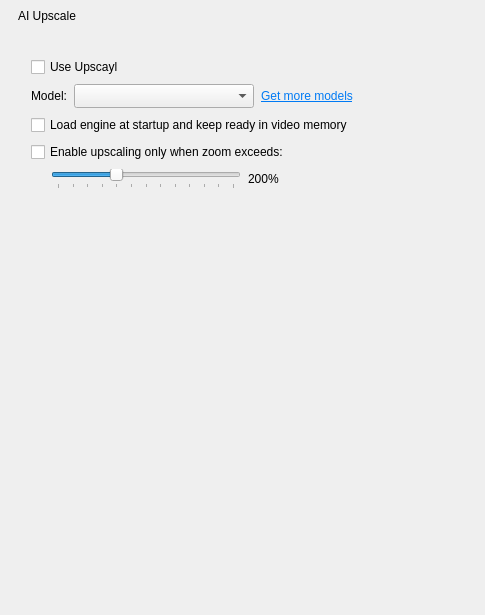
             <widget class="QWidget" name="scrollAreaWidgetContents_aiUpscale">
              <property name="geometry">
               <rect>
                <x>0</x>
                <y>0</y>
                <width>485</width>
                <height>615</height>
               </rect>
              </property>
              <layout class="QVBoxLayout" name="verticalLayout_aiUpscaleContents">
               <property name="spacing">
                <number>9</number>
               </property>
               <property name="leftMargin">
                <number>18</number>
               </property>
               <property name="topMargin">
                <number>9</number>
               </property>
               <property name="rightMargin">
                <number>18</number>
               </property>
               <property name="bottomMargin">
                <number>9</number>
               </property>
               <item>
                <widget class="QLabel" name="label_aiUpscaleHeader">
                 <property name="accessibleName">
                  <string notr="true">SHeaderText</string>
                 </property>
                 <property name="text">
                  <string>AI Upscale</string>
                 </property>
                </widget>
               </item>
               <item>
                <widget class="QWidget" name="widget_aiUpscaleHeaderLine" native="true">
                 <property name="accessibleName">
                  <string notr="true">SHeaderLine</string>
                 </property>
                </widget>
               </item>
               <item>
                <spacer name="verticalSpacer_aiUpscaleTop">
                 <property name="orientation">
                  <enum>Qt::Vertical</enum>
                 </property>
                 <property name="sizeType">
                  <enum>QSizePolicy::Fixed</enum>
                 </property>
                 <property name="sizeHint" stdset="0">
                  <size>
                   <width>20</width>
                   <height>6</height>
                  </size>
                 </property>
                </spacer>
               </item>
               <item>
                <widget class="QWidget" name="aiUpscaleGroup" native="true">
                 <property name="accessibleName">
                  <string notr="true">SGroup</string>
                 </property>
                 <layout class="QVBoxLayout" name="verticalLayout_aiUpscaleGroup">
                  <property name="spacing">
                   <number>7</number>
                  </property>
                  <property name="leftMargin">
                   <number>13</number>
                  </property>
                  <property name="topMargin">
                   <number>10</number>
                  </property>
                  <property name="rightMargin">
                   <number>13</number>
                  </property>
                  <property name="bottomMargin">
                   <number>10</number>
                  </property>
                  <item>
                   <widget class="QCheckBox" name="useUpscaylCheckBox">
                    <property name="sizePolicy">
                     <sizepolicy hsizetype="MinimumExpanding" vsizetype="Minimum">
                      <horstretch>0</horstretch>
                      <verstretch>0</verstretch>
                     </sizepolicy>
                    </property>
                    <property name="text">
                     <string>Use Upscayl</string>
                     </property>
                    </widget>
                   </item>
                   <item>
                    <layout class="QHBoxLayout" name="horizontalLayout_upscaylModel">
                     <property name="leftMargin">
                      <number>0</number>
                     </property>
                     <property name="topMargin">
                      <number>0</number>
                     </property>
                     <property name="rightMargin">
                      <number>0</number>
                     </property>
                     <property name="bottomMargin">
                      <number>0</number>
                     </property>
                     <item>
                      <widget class="QLabel" name="label_upscaylModel">
                       <property name="text">
                        <string>Model:</string>
                       </property>
                      </widget>
                     </item>
                     <item>
                      <widget class="QComboBox" name="upscaylModelComboBox">
                       <property name="sizePolicy">
                        <sizepolicy hsizetype="Fixed" vsizetype="Fixed">
                         <horstretch>0</horstretch>
                         <verstretch>0</verstretch>
                        </sizepolicy>
                       </property>
                       <property name="minimumSize">
                        <size>
                         <width>180</width>
                         <height>24</height>
                        </size>
                       </property>
                      </widget>
                     </item>
                     <item>
                      <widget class="QLabel" name="label_upscaylGetModels">
                       <property name="text">
                        <string>&lt;a href=&quot;https://github.com/upscayl/custom-models/tree/main/models&quot;&gt;&lt;span style=&quot;text-decoration: underline; color:#007af4;&quot;&gt;Get more models&lt;/span&gt;&lt;/a&gt;</string>
                       </property>
                       <property name="openExternalLinks">
                        <bool>true</bool>
                       </property>
                      </widget>
                     </item>
                     <item>
                      <spacer name="horizontalSpacer_upscaylModel">
                       <property name="orientation">
                        <enum>Qt::Horizontal</enum>
                       </property>
                       <property name="sizeHint" stdset="0">
                        <size>
                         <width>40</width>
                         <height>20</height>
                        </size>
                       </property>
                      </spacer>
                     </item>
                    </layout>
                   </item>
                   
                   <item>
                    <widget class="QCheckBox" name="preloadUpscaylCheckBox">
                      <property name="sizePolicy">
                       <sizepolicy hsizetype="MinimumExpanding" vsizetype="Minimum">
                        <horstretch>0</horstretch>
                        <verstretch>0</verstretch>
                       </sizepolicy>
                      </property>
                      <property name="text">
                       <string>Load engine at startup and keep ready in video memory</string>
                      </property>
                     </widget>
                    </item>
                    <item>
                     <widget class="QCheckBox" name="upscaylLimitCheckBox">
                      <property name="sizePolicy">
                       <sizepolicy hsizetype="MinimumExpanding" vsizetype="Minimum">
                        <horstretch>0</horstretch>
                        <verstretch>0</verstretch>
                       </sizepolicy>
                      </property>
                      <property name="text">
                       <string>Enable upscaling only when zoom exceeds:</string>
                      </property>
                     </widget>
                    </item>
                    <item>
                     <layout class="QHBoxLayout" name="horizontalLayout_upscaylLimit">
                      <property name="leftMargin">
                       <number>0</number>
                      </property>
                      <property name="topMargin">
                       <number>0</number>
                      </property>
                      <property name="rightMargin">
                       <number>0</number>
                      </property>
                      <property name="bottomMargin">
                       <number>0</number>
                      </property>
                      <item>
                       <spacer name="horizontalSpacer_upscaylLimitIndent">
                        <property name="orientation">
                         <enum>Qt::Horizontal</enum>
                        </property>
                        <property name="sizeType">
                         <enum>QSizePolicy::Fixed</enum>
                        </property>
                        <property name="sizeHint" stdset="0">
                         <size>
                          <width>20</width>
                          <height>20</height>
                         </size>
                        </property>
                       </spacer>
                      </item>
                      <item>
                       <widget class="QSlider" name="upscaylLimitSlider">
                        <property name="sizePolicy">
                         <sizepolicy hsizetype="Preferred" vsizetype="Preferred">
                          <horstretch>0</horstretch>
                          <verstretch>0</verstretch>
                         </sizepolicy>
                        </property>
                        <property name="minimumSize">
                         <size>
                          <width>190</width>
                          <height>10</height>
                         </size>
                        </property>
                        <property name="minimum">
                         <number>100</number>
                        </property>
                        <property name="maximum">
                         <number>400</number>
                        </property>
                        <property name="singleStep">
                         <number>5</number>
                        </property>
                        <property name="pageStep">
                         <number>25</number>
                        </property>
                        <property name="value">
                         <number>200</number>
                        </property>
                        <property name="orientation">
                         <enum>Qt::Horizontal</enum>
                        </property>
                        <property name="tickPosition">
                         <enum>QSlider::TicksBelow</enum>
                        </property>
                        <property name="tickInterval">
                         <number>25</number>
                        </property>
                       </widget>
                      </item>
                      <item>
                       <widget class="QLabel" name="upscaylLimitValueLabel">
                        <property name="sizePolicy">
                         <sizepolicy hsizetype="Fixed" vsizetype="Preferred">
                          <horstretch>0</horstretch>
                          <verstretch>0</verstretch>
                         </sizepolicy>
                        </property>
                        <property name="minimumSize">
                         <size>
                          <width>60</width>
                          <height>0</height>
                         </size>
                        </property>
                        <property name="maximumSize">
                         <size>
                          <width>60</width>
                          <height>16777215</height>
                         </size>
                        </property>
                        <property name="text">
                         <string>200%</string>
                        </property>
                        <property name="alignment">
                         <set>Qt::AlignLeading|Qt::AlignLeft|Qt::AlignVCenter</set>
                        </property>
                       </widget>
                      </item>
                      <item>
                       <spacer name="horizontalSpacer_upscaylLimitSpacer">
                        <property name="orientation">
                         <enum>Qt::Horizontal</enum>
                        </property>
                        <property name="sizeHint" stdset="0">
                         <size>
                          <width>40</width>
                          <height>20</height>
                         </size>
                        </property>
                       </spacer>
                      </item>
                     </layout>
                    </item>
                  </layout>
                 </widget>
                </item>
                <item>
                 <spacer name="verticalSpacer_aiUpscaleBottom">
                  <property name="orientation">
                   <enum>Qt::Vertical</enum>
                  </property>
                  <property name="sizeHint" stdset="0">
                   <size>
                    <width>20</width>
                    <height>40</height>
                   </size>
                  </property>
                 </spacer>
                </item>
               </layout>
              </widget>
